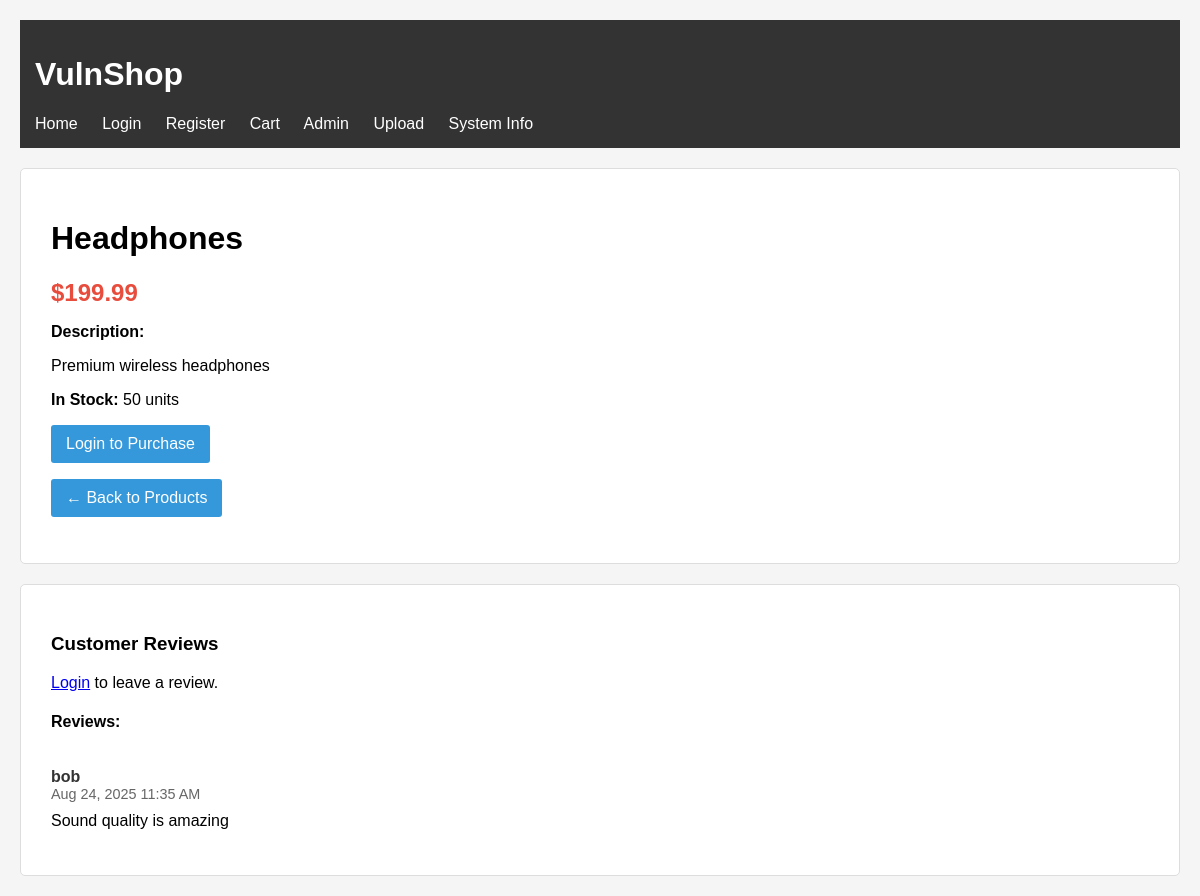
The app's page /product.php?id=3 with its own data.
### tables this page shows
CREATE TABLE `products` (
  `id` int(11) NOT NULL,
  `name` varchar(100) NOT NULL,
  `description` text DEFAULT NULL,
  `price` decimal(10,2) NOT NULL,
  `stock` int(11) DEFAULT 0,
  `created_at` timestamp NOT NULL DEFAULT current_timestamp()
);

CREATE TABLE `comments` (
  `id` int(11) NOT NULL,
  `product_id` int(11) DEFAULT NULL,
  `user_id` int(11) DEFAULT NULL,
  `comment` text DEFAULT NULL,
  `created_at` timestamp NOT NULL DEFAULT current_timestamp()
);

CREATE TABLE `users` (
  `id` int(11) NOT NULL,
  `username` varchar(50) NOT NULL,
  `password` varchar(255) NOT NULL,
  `role` enum('user','admin') DEFAULT 'user',
  `created_at` timestamp NOT NULL DEFAULT current_timestamp()
);

### config.php (called while the page is built, shortened)
<?php
function isLoggedIn() {
    return isset($_SESSION['user_id']);
}
?>

### product.php (the view, shortened to what this page needs)
<?php
require_once 'config.php';
$product_id = $_GET['id'];
$product_query = "SELECT * FROM products WHERE id = $product_id";
$product_result = $conn->query($product_query);
$product = $product_result->fetch_assoc();
$comments_query = "SELECT c.*, u.username FROM comments c JOIN users u ON c.user_id = u.id WHERE c.product_id = $product_id ORDER BY c.created_at DESC";
$comments_result = $conn->query($comments_query);
?>
<!DOCTYPE html>
<html>
<head>
</head>
<body>
    <div class="header">
        <h1>VulnShop</h1>
        <div class="nav">
            <a href="index.php">Home</a>
            <a href="login.php">Login</a>
            <a href="register.php">Register</a>
            <a href="cart.php">Cart</a>
            <a href="admin.php">Admin</a>
            <a href="upload.php">Upload</a>
            <a href="phpinfo.php">System Info</a>
        </div>
    </div>
    <div class="product-detail">
        <h1><?php
            echo $product['name'];
        ?></h1>
        <div class="price">$<?php echo number_format($product['price'], 2); ?></div>
        <p><strong>Description:</strong></p>
        <p><?php
            echo $product['description'];
        ?></p>
        <p><strong>In Stock:</strong> <?php echo $product['stock']; ?> units</p>
        <?php if (isLoggedIn()): ?>
            <form method="POST" action="cart.php" style="display: inline;">
                <input type="hidden" name="product_id" value="<?php echo $product['id']; ?>">
                Quantity: <input type="number" name="quantity" value="1" min="-100" max="1000" style="width: 80px;">
                <button type="submit" name="add_to_cart" class="btn btn-success">Add to Cart</button>
            </form>
        <?php else: ?>
            <p><a href="login.php" class="btn">Login to Purchase</a></p>
        <?php endif; ?>
        <p><a href="index.php" class="btn">← Back to Products</a></p>
    </div>
    <div class="comments-section">
        <h3>Customer Reviews</h3>
        <?php if (isLoggedIn()): ?>
            <form method="POST" style="margin-bottom: 30px;">
                <h4>Leave a Review:</h4>
                <textarea name="comment" rows="4" placeholder="Write your review here..." required></textarea>
                <br><br>
                <button type="submit" class="btn">Submit Review</button>
            </form>
        <?php else: ?>
            <p><a href="login.php">Login</a> to leave a review.</p>
        <?php endif; ?>
        <h4>Reviews:</h4>
        <?php if ($comments_result && $comments_result->num_rows > 0): ?>
            <?php while ($comment = $comments_result->fetch_assoc()): ?>
                <div class="comment">
                    <div class="comment-author"><?php
                        echo $comment['username'];
                    ?></div>
                    <div class="comment-date"><?php echo date('M j, Y g:i A', strtotime($comment['created_at'])); ?></div>
                    <div class="comment-text"><?php
                        echo $comment['comment'];
                    ?></div>
                </div>
            <?php endwhile; ?>
        <?php else: ?>
            <p>No reviews yet. Be the first to review this product!</p>
        <?php endif; ?>
    </div>
</body>
</html>

### product.php (style rules this page uses)
body { font-family: Arial, sans-serif; margin: 0; padding: 20px; background: #f5f5f5; }
.header { background: #333; color: white; padding: 15px; margin-bottom: 20px; }
.nav a { color: white; text-decoration: none; margin-right: 20px; }
.product-detail { background: white; padding: 30px; border-radius: 5px; border: 1px solid #ddd; margin-bottom: 20px; }
.price { font-size: 24px; font-weight: bold; color: #e74c3c; margin: 15px 0; }
.btn { background: #3498db; color: white; padding: 10px 15px; border: none; border-radius: 3px; cursor: pointer; text-decoration: none; display: inline-block; margin-right: 10px; }
.comments-section { background: white; padding: 30px; border-radius: 5px; border: 1px solid #ddd; }
.comment { border-bottom: 1px solid #eee; padding: 15px 0; }
.comment:last-child { border-bottom: none; }
.comment-author { font-weight: bold; color: #333; }
.comment-date { color: #666; font-size: 0.9em; }
.comment-text { margin-top: 10px; }

### records on screen
products: name "Headphones", price "199.99", description "Premium wireless headphones", stock "50"
comments: user.username "bob", created_at "Aug 24, 2025 11:35 AM", comment "Sound quality is amazing"
